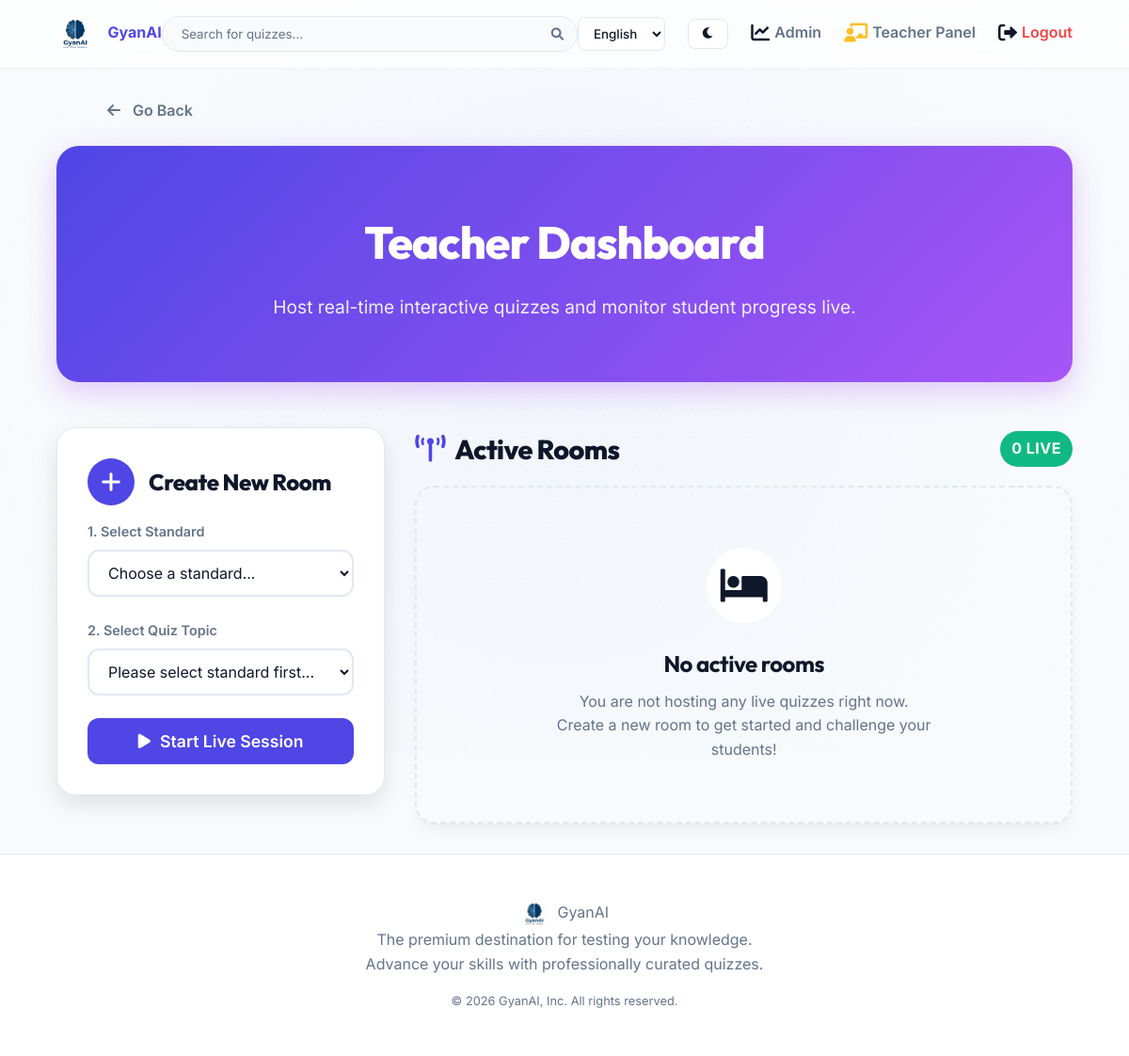
The app's page /teacher (signed in), older data.
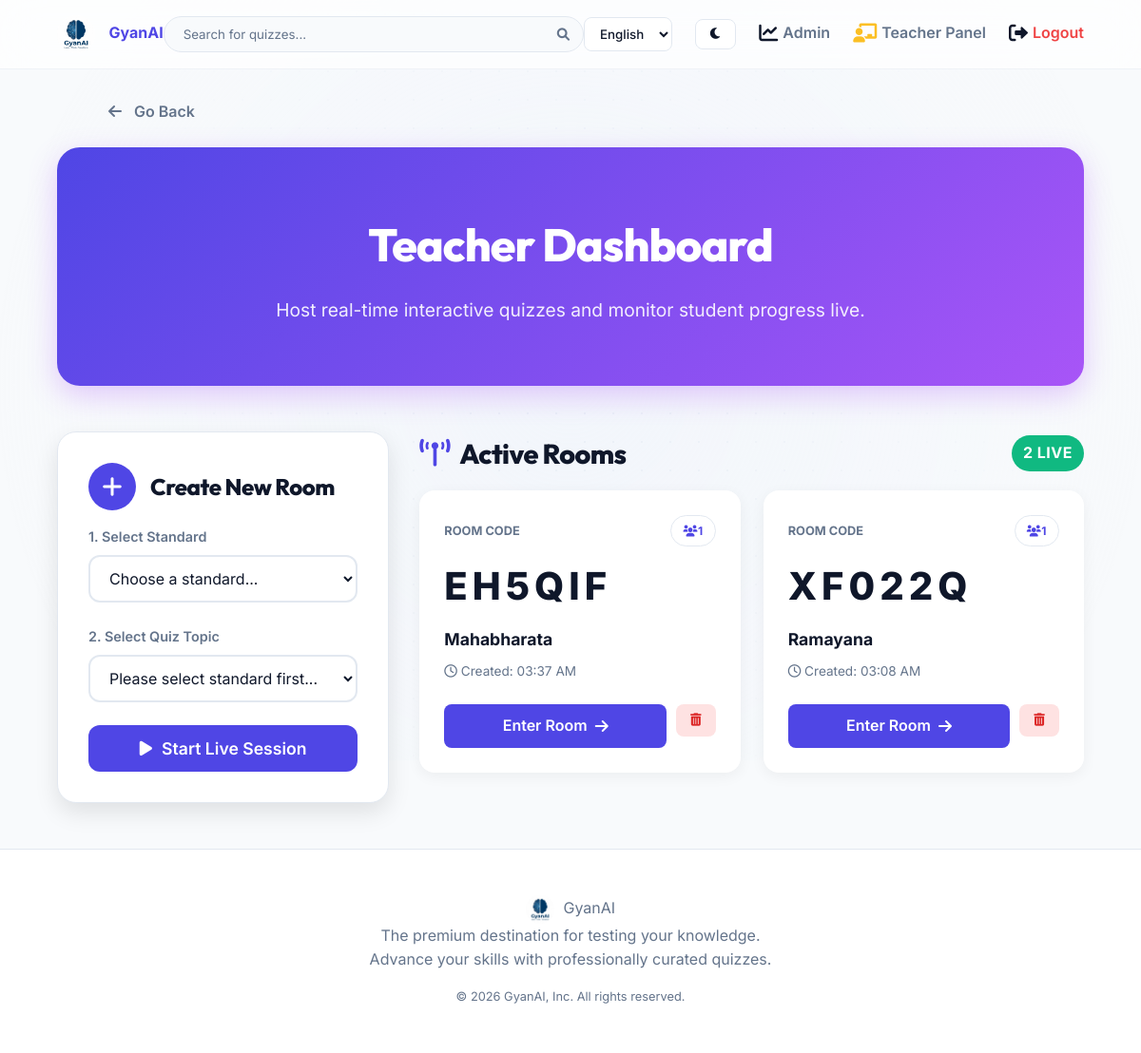
The same page, newer data.
### qgame/models.py (models this page shows)
class LiveSession(db.Model):
    id = db.Column(db.Integer, primary_key=True)
    room_code = db.Column(db.String(6), unique=True, nullable=False, index=True)
    teacher_id = db.Column(db.Integer, db.ForeignKey('user.id'), nullable=False)
    category_id = db.Column(db.Integer, db.ForeignKey('category.id'), nullable=False)
    status = db.Column(db.String(20), default='active') # 'active' or 'completed'
    created_at = db.Column(db.DateTime, default=datetime.utcnow)
    teacher = db.relationship('User', backref='live_sessions_taught')
    category = db.relationship('Category')
    participants = db.relationship('LiveParticipant', backref='session', lazy=True, cascade="all, delete-orphan")

class Category(db.Model):
    id = db.Column(db.Integer, primary_key=True)
    name = db.Column(db.String(100), unique=True, nullable=False)
    description = db.Column(db.Text, nullable=True)
    education_level = db.Column(db.String(50), nullable=True, index=True)
    board = db.Column(db.String(50), nullable=True, index=True)
    standard = db.Column(db.String(50), nullable=True, index=True)
    course = db.Column(db.String(50), nullable=True, index=True)
    image_filename = db.Column(db.String(255), nullable=True)
    questions = db.relationship('Question', backref='category', lazy=True, cascade="all, delete-orphan")
    attempts = db.relationship('QuizAttempt', backref='category', lazy=True, cascade="all, delete-orphan")

### qgame/app.py (the view, shortened to what this page needs)
@app.route('/teacher', methods=['GET', 'POST'])
@login_required
def teacher_dashboard():
    if current_user.role not in ['admin', 'teacher']:
        flash('Unauthorized Access. Teacher role required.', 'danger')
        return redirect(url_for('index'))
    generated_quiz_link = None
    generated_leaderboard_link = None
    user_standards = [s[0] for s in db.session.query(User.standard).filter(User.standard.isnot(None)).distinct().all() if s[0]]
    cat_standards = [s[0] for s in db.session.query(Category.standard).filter(Category.standard.isnot(None)).distinct().all() if s[0]]
    standards = sorted(list(set(user_standards + cat_standards)))
    if not standards:
        standards = ['7', '8', '9', '10', '11', '12'] # Default fallbacks
    categories = Category.query.all()
    categories_data = [{'id': c.id, 'name': c.name, 'standard': c.standard or 'All'} for c in categories]
    return render_template('teacher_dashboard.html', standards=standards, categories_json=json.dumps(categories_data),
                           generated_quiz_link=generated_quiz_link, generated_leaderboard_link=generated_leaderboard_link,
                           active_sessions=LiveSession.query.filter_by(teacher_id=current_user.id, status='active').order_by(LiveSession.created_at.desc()).all())

### qgame/app.py (called while the page is built)
def get_locale():
    if current_user and current_user.is_authenticated:
        return current_user.language or 'en'
    return session.get('lang', request.accept_languages.best_match(app.config['BABEL_SUPPORTED_LOCALES']) or 'en')

@login_manager.user_loader
def load_user(user_id):
    return User.query.get(int(user_id))

### qgame/templates/teacher_dashboard.html (shortened to what the changed rows need)
{% extends "base.html" %}
{% block content %}
<div style="max-width: 1200px; margin: 0 auto;">
    <div class="teacher-hero">
        <h1>Teacher Dashboard</h1>
    </div>
    <div style="display: grid; grid-template-columns: 1fr 2fr; gap: 2rem;">
        <div>
            <div class="card" style="padding: 2rem; border-radius: 20px; box-shadow: 0 10px 25px rgba(0,0,0,0.1);">
                <div class="d-flex align-center mb-4" style="gap: 15px;">
                    <h2 style="font-size: 1.5rem; font-weight: 800;">Create New Room</h2>
                </div>
            </div>
        </div>
        <div>
            <div class="d-flex justify-between align-center mb-4">
                <h2 style="font-size: 1.8rem; font-weight: 800; display: flex; align-items: center; gap: 10px;">
                    <i class="fas fa-broadcast-tower" style="color: var(--primary);"></i> Active Rooms
                </h2>
                <span class="badge" style="background: var(--success); color: white; padding: 6px 12px; font-size: 1rem;">
                    {{ active_sessions|length }} Live
                </span>
            </div>
            {% if active_sessions %}
                <div class="room-grid">
                    {% for session in active_sessions %}
                        <div class="room-card">
                            <div class="d-flex justify-between align-center mb-2">
                                <span class="text-muted" style="font-size: 0.8rem; font-weight: 700; text-transform: uppercase;">Room Code</span>
                                <span class="badge" style="background: var(--surface); border: 1px solid var(--border); color: var(--primary);">
                                    <i class="fas fa-users"></i> {{ session.participants|length }}
                                </span>
                            </div>
                            <div class="room-code-badge">{{ session.room_code }}</div>
                            <div style="flex-grow: 1; margin-bottom: 1.5rem;">
                                <div style="font-weight: 700; font-size: 1.1rem; margin-bottom: 0.5rem; color: var(--text-primary);">{{ session.category.name }}</div>
                                <div class="text-muted" style="font-size: 0.85rem;"><i class="far fa-clock"></i> Created: {{ session.created_at.strftime('%I:%M %p') }}</div>
                            </div>
                            <div class="d-flex" style="gap: 10px;">
                                <a href="{{ url_for('teacher_live_room', room_code=session.room_code) }}" class="btn btn-primary" style="flex: 1; text-align: center; padding: 10px; border-radius: 8px;">
                                    Enter Room <i class="fas fa-arrow-right"></i>
                                </a>
                                <form method="POST" action="{{ url_for('delete_live_session', room_code=session.room_code) }}" style="margin: 0;" onsubmit="return confirm('Are you sure you want to delete this room? All active players will be kicked out.');">
                                    <button type="submit" class="btn" style="background: #fee2e2; color: #dc2626; border: none; padding: 10px 15px; border-radius: 8px; cursor: pointer;">
                                        <i class="fas fa-trash-alt"></i>
                                    </button>
                                </form>
                            </div>
                        </div>
                    {% endfor %}
                </div>
            {% else %}
                <div class="card" style="text-align: center; padding: 4rem 2rem; border-radius: 20px; border: 2px dashed var(--border); background: var(--bg);">
                    <div style="width: 80px; height: 80px; border-radius: 50%; background: var(--surface); display: flex; align-items: center; justify-content: center; font-size: 2.5rem; color: var(--text-muted); margin: 0 auto 1.5rem;">
                        <i class="fas fa-bed"></i>
                    </div>
                    <h3 style="font-size: 1.5rem; font-weight: 700; margin-bottom: 0.5rem; color: var(--text-primary);">No active rooms</h3>
                    <p class="text-muted" style="max-width: 400px; margin: 0 auto;">You are not hosting any live quizzes right now. Create a new room to get started and challenge your students!</p>
                </div>
            {% endif %}
        </div>
    </div>
</div>
{% endblock %}

Row changes from the older to the newer data that the page shows:
added LiveSession: participants|length "1", room_code "EH5QIF", category.name "Mahabharata", created_at "03:37 AM"
added LiveSession: participants|length "1", room_code "XF022Q", category.name "Ramayana", created_at "03:08 AM"
Text that changed along with them:
{{ active_sessions|length }}: "0" → "2"
text no longer shown: "No active rooms You are not hosting any live quizzes right now. Create a new room to get started and challenge your students!"
